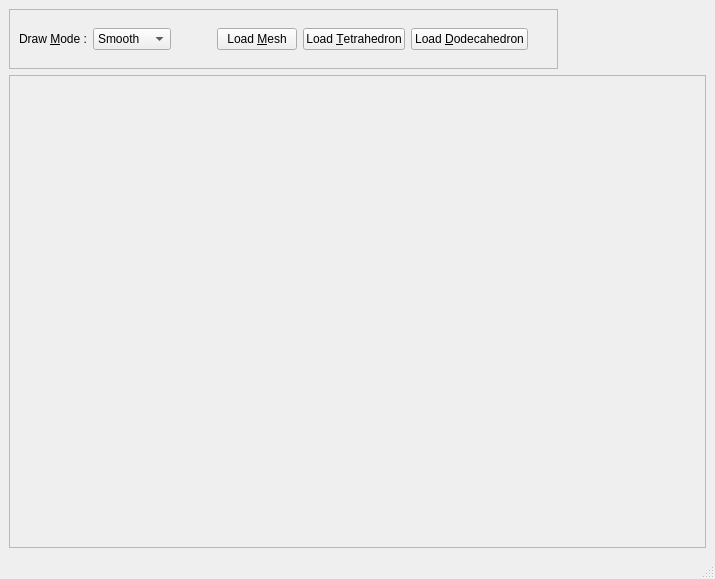
<?xml version="1.0" encoding="UTF-8"?>
<ui version="4.0">
 <class>mainWindow</class>
 <widget class="QMainWindow" name="mainWindow">
  <property name="geometry">
   <rect>
    <x>0</x>
    <y>0</y>
    <width>715</width>
    <height>579</height>
   </rect>
  </property>
  <property name="windowTitle">
   <string>Trimesh QT</string>
  </property>
  <widget class="QWidget" name="centralwidget">
   <layout class="QVBoxLayout">
    <property name="spacing">
     <number>6</number>
    </property>
    <property name="leftMargin">
     <number>9</number>
    </property>
    <property name="topMargin">
     <number>9</number>
    </property>
    <property name="rightMargin">
     <number>9</number>
    </property>
    <property name="bottomMargin">
     <number>9</number>
    </property>
    <item>
     <widget class="QFrame" name="toolsFrame">
      <property name="sizePolicy">
       <sizepolicy hsizetype="Fixed" vsizetype="Fixed">
        <horstretch>0</horstretch>
        <verstretch>0</verstretch>
       </sizepolicy>
      </property>
      <property name="frameShape">
       <enum>QFrame::StyledPanel</enum>
      </property>
      <property name="frameShadow">
       <enum>QFrame::Raised</enum>
      </property>
      <layout class="QHBoxLayout">
       <property name="spacing">
        <number>6</number>
       </property>
       <property name="leftMargin">
        <number>9</number>
       </property>
       <property name="topMargin">
        <number>9</number>
       </property>
       <property name="rightMargin">
        <number>9</number>
       </property>
       <property name="bottomMargin">
        <number>9</number>
       </property>
       <item>
        <widget class="QLabel" name="drawModeLabel">
         <property name="text">
          <string>Draw &amp;Mode :</string>
         </property>
         <property name="buddy">
          <cstring>drawModeComboBox</cstring>
         </property>
        </widget>
       </item>
       <item>
        <widget class="QComboBox" name="drawModeComboBox">
         <item>
          <property name="text">
           <string>Smooth</string>
          </property>
         </item>
         <item>
          <property name="text">
           <string>Points</string>
          </property>
         </item>
         <item>
          <property name="text">
           <string>Wire</string>
          </property>
         </item>
         <item>
          <property name="text">
           <string>Flat Wire</string>
          </property>
         </item>
         <item>
          <property name="text">
           <string>Flat</string>
          </property>
         </item>
        </widget>
       </item>
       <item>
        <spacer>
         <property name="orientation">
          <enum>Qt::Horizontal</enum>
         </property>
         <property name="sizeHint" stdset="0">
          <size>
           <width>40</width>
           <height>20</height>
          </size>
         </property>
        </spacer>
       </item>
       <item>
        <widget class="QPushButton" name="loadMeshPushButton">
         <property name="text">
          <string>Load &amp;Mesh</string>
         </property>
        </widget>
       </item>
       <item>
        <widget class="QPushButton" name="loadTetrahedronPushButton">
         <property name="text">
          <string>Load &amp;Tetrahedron</string>
         </property>
        </widget>
       </item>
       <item>
        <widget class="QPushButton" name="loadDodecahedronPushButton">
         <property name="text">
          <string>Load &amp;Dodecahedron</string>
         </property>
        </widget>
       </item>
       <item>
        <spacer>
         <property name="orientation">
          <enum>Qt::Horizontal</enum>
         </property>
         <property name="sizeHint" stdset="0">
          <size>
           <width>20</width>
           <height>40</height>
          </size>
         </property>
        </spacer>
       </item>
      </layout>
     </widget>
    </item>
    <item>
     <widget class="QFrame" name="glFrame">
      <property name="frameShape">
       <enum>QFrame::StyledPanel</enum>
      </property>
      <property name="frameShadow">
       <enum>QFrame::Raised</enum>
      </property>
      <layout class="QVBoxLayout">
       <property name="spacing">
        <number>6</number>
       </property>
       <property name="leftMargin">
        <number>9</number>
       </property>
       <property name="topMargin">
        <number>9</number>
       </property>
       <property name="rightMargin">
        <number>9</number>
       </property>
       <property name="bottomMargin">
        <number>9</number>
       </property>
      </layout>
     </widget>
    </item>
   </layout>
  </widget>
  <widget class="QMenuBar" name="menubar">
   <property name="geometry">
    <rect>
     <x>0</x>
     <y>0</y>
     <width>715</width>
     <height>21</height>
    </rect>
   </property>
  </widget>
  <widget class="QStatusBar" name="statusbar"/>
 </widget>
 <tabstops>
  <tabstop>drawModeComboBox</tabstop>
  <tabstop>loadMeshPushButton</tabstop>
  <tabstop>loadTetrahedronPushButton</tabstop>
  <tabstop>loadDodecahedronPushButton</tabstop>
 </tabstops>
 <resources/>
 <connections/>
</ui>
